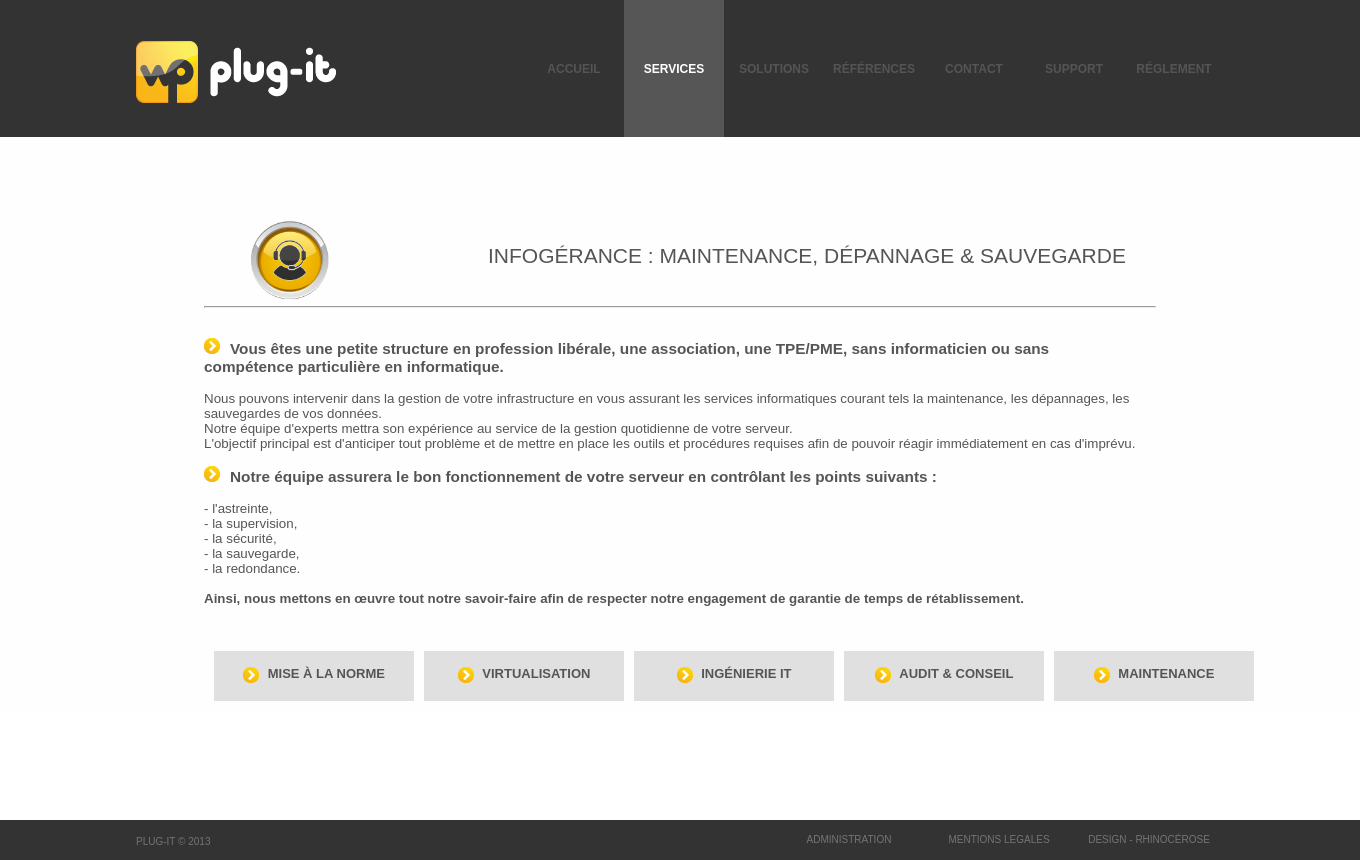
Screenshot of /index.php?page=services&mode=viewone&id=3 with the database file from the repository.
### tables this page shows
CREATE TABLE IF NOT EXISTS `services` (
  `id` int(11) NOT NULL AUTO_INCREMENT,
  `titre` varchar(100) NOT NULL,
  `corps` text NOT NULL,
  `image` varchar(100) NOT NULL,
  `subtitre` varchar(50) NOT NULL,
  `date` timestamp NOT NULL DEFAULT CURRENT_TIMESTAMP,
  PRIMARY KEY (`id`)
);

### Include/invite/services.php (the view, shortened to what this page needs)
<?php
	switch($_GET['mode'])
	{
		case 'viewone':
			if(isset($_GET['id']))
			{
				$retour = mysql_query("SELECT count(id) as cpt FROM services WHERE id='".$_GET["id"]."'")or die('Erreur SQL !<br />'.mysql_error());
				$donnees = mysql_fetch_array($retour);
				if($donnees['cpt'] == 1)
				{
					$retour = mysql_query("SELECT * FROM services WHERE id='".$_GET['id']."'") or die('Erreur SQL !<br />'.mysql_error());
					$donnees = mysql_fetch_array($retour);
					echo '<div style="margin:auto;width:70%;">
						<table>
							<tr>
								<td><img src="'.$donnees['image'].'" style="width:60%;"/></td>
								<td><h2>'.$donnees['titre'].'</h2></td>
							</tr>
						</table>
						<hr/>
						<br/>
						'.nl2br($donnees['corps']).'
						</div>';
					$retour = mysql_query("SELECT * FROM services WHERE id<>'".$_GET['id']."' ORDER BY date DESC LIMIT 10")or die('Erreur SQL !<br />'.mysql_error());
					$i=1;
					echo'<div style="margin:auto;width:70%;margin-top:20px;">
					<table cellspacing="10">';
					while ($donnees = mysql_fetch_array($retour))
						{
							if($i == 1)
								echo '<tr>';
							echo '<td>
							<div class="blocklink" onclick="location.href=\'Index.php?page=services&mode=viewone&id='.$donnees['id'].'\'">
								<p style="text-align:center;position:relative;top:30%;">
									<img src="images/fleche.png" style="vertical-align:middle;"/> <span style="font-size:13px;font-weight:bold;margin-left:5px;text-transform:uppercase;">'.$donnees['subtitre'].'</span>
								</p>
							</div></td>';
							$i++;
							if($i > 5)
							{
								$i=1;
								echo '</tr>';
							}
						}
					echo '</table>
				</div>';
				}
				else
					echo '<p>Erreur</p>';
			}
			else
				echo '<p>Erreur</p>';
		break;
	}

### css/styles.css (style rules this page uses)
* { padding: 0px; margin: 0px; outline: none; }

### styles/index.css (style rules this page uses)
.blocklink { width:200px; height: 50px; background-color:#e0e0e0; cursor: pointer; }
.titre { font-size:115%; font-weight:bold; }
h2,h3 { text-align: center; font-weight: normal; font-size:21px; line-height:21px; text-transform:uppercase; }
body { color:#555555; font-size:10pt; font-family: Arial,Helvetica,sans-serif; padding:0; margin: 0; }
html { margin:0; }

### rows the page displays
services: image (picture), titre "INFOGÉRANCE : MAINTENANCE, DÉPANNAGE & SAUVEGARDE", corps (picture), corps "Vous êtes une petite structure en profession libérale, une association, une TPE/PME, sans informaticien ou sans compétence particulière en informatique. Nous pouvons intervenir dans la gestion de votre infrastructure en vous assurant les services informatiques courant tels la maintenance, les dépannages, les sauvegardes de vos données. Notre équipe d'experts mettra son expérience au service de la gestion quotidienne de votre serveur. L'objectif principal est d'anticiper tout problème et de mettre en place les outils et procédures requises afin de pouvoir réagir immédiatement en cas d'imprévu. Notre équipe assurera le bon fonctionnement de votre serveur en contrôlant les points suivants : -…"
services: subtitre "MISE À LA NORME"
services: subtitre "VIRTUALISATION"
services: subtitre "INGÉNIERIE IT"
services: subtitre "AUDIT & CONSEIL"
services: subtitre "MAINTENANCE"
